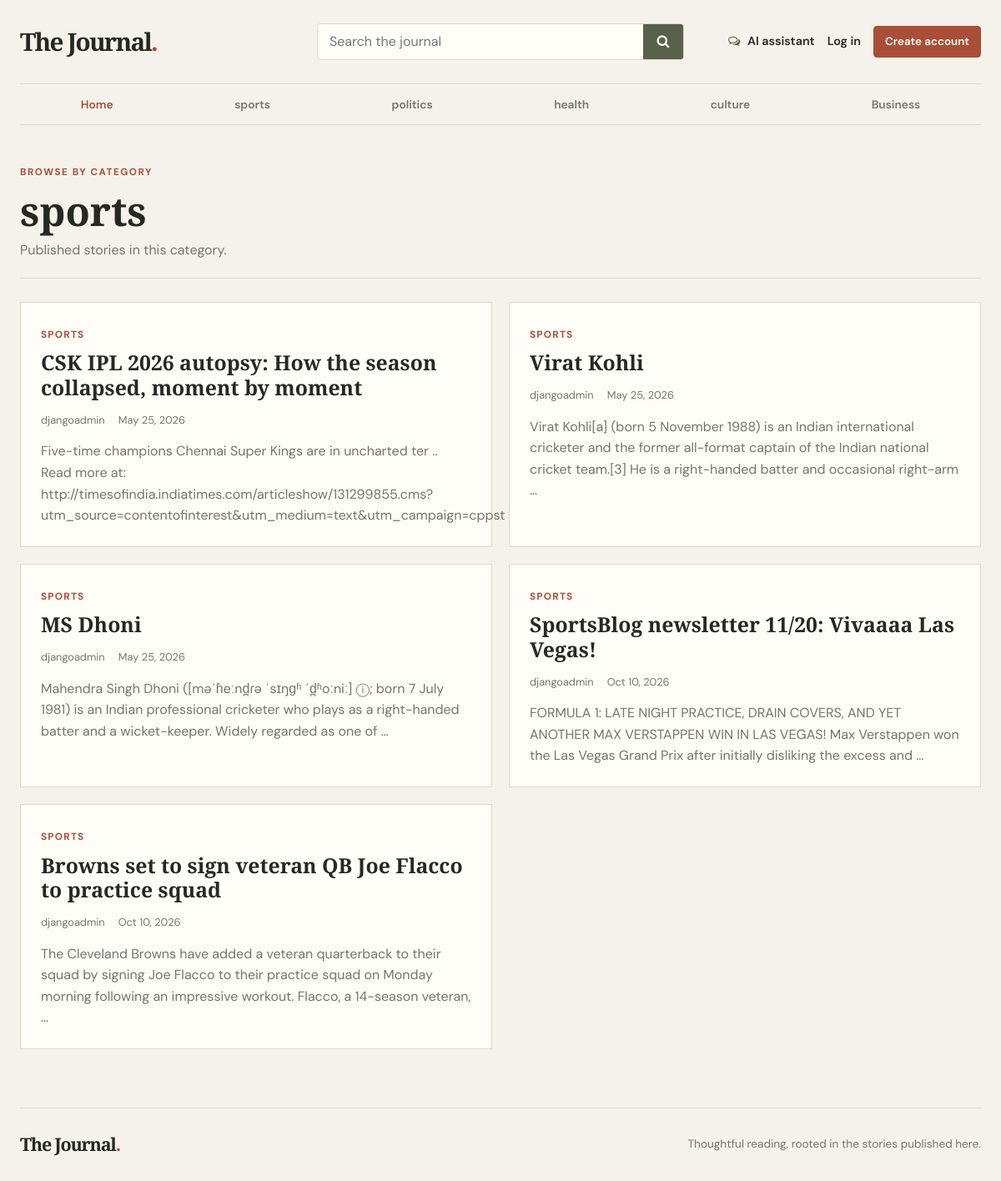
Page /category/1 on the committed database.
### blog/models.py (models this page shows, shortened)
class category(models.Model):
    category_name = models.CharField(max_length=50 , unique=True)
    created_at = models.DateTimeField(auto_now_add=True)
    updated_at = models.DateTimeField(auto_now=True)
    class Meta:
        verbose_name_plural = "calegories"

class Blog(models.Model):
    title = models.CharField(max_length=255)
    slug = models.SlugField(max_length=255, unique=True, blank=True)
    category = models.ForeignKey(category, on_delete=models.CASCADE)
    author = models.ForeignKey(User, on_delete=models.CASCADE)
    featured_image = models.ImageField(upload_to='uploads/%Y/%m/%d', blank=True, null=True)
    short_description = models.TextField(max_length=1000)
    blog_body = models.TextField()
    status = models.CharField(max_length=20, choices=STATUS_CHOICES, default="Draft")
    is_featured = models.BooleanField(default=False)
    ai_summary = models.TextField(blank=True, default="")
    is_ai_generated = models.BooleanField(default=False)
    source_urls = models.TextField(blank=True, default="")
    generation_date = models.DateField(null=True, blank=True)
    created_at = models.DateTimeField(auto_now_add=True)
    updated_at = models.DateTimeField(auto_now=True)

### blog/views.py (the view)
# urls.py: path('<int:category_id>', views.post_by_category, name='post_by_category'),
def post_by_category(request, category_id):
    selected_category = get_object_or_404(category, pk=category_id)
    posts = Blog.objects.filter(status='Published', category=selected_category)
    context = {
        'posts': posts,
        'selected_category': selected_category,
    }
    return render(request, 'post_by_category.html', context)

### blog/context_processors.py (called while the page is built)
def get_categories(request):
    categories = category.objects.all()
    return dict(categories=categories)

### templates/post_by_category.html (shortened to what this page needs)
{% extends 'base.html' %}
{% block content %}
<main>
  <header class="listing-heading">
    <span class="eyebrow">Browse by category</span>
    <h1>{{ selected_category.category_name }}</h1>
    <p>Published stories in this category.</p>
  </header>
  {% if posts %}
  <div class="listing-grid">
    {% for post in posts %}
    <article class="listing-card">
      <span class="category-label">{{ post.category.category_name }}</span>
      <h2><a href="{% url 'blog' post.slug %}">{{ post.title }}</a></h2>
      <div class="story-meta">
        <span>{{ post.author }}</span>
        <span>{{ post.created_at|date:"M j, Y" }}</span>
      </div>
      <p>{{ post.short_description|truncatewords:30 }}</p>
    </article>
    {% endfor %}
  </div>
  {% else %}
  <div class="empty-state">
    <h2>No published articles in this category</h2>
    <p>There are no stories to display here yet.</p>
  </div>
  {% endif %}
</main>
{% endblock %}

### templates/base.html (shortened to what this page needs)
{% load static %}
<!DOCTYPE html>
<html lang="en">
<head>
    <link href="https://getbootstrap.com/docs/4.0/dist/css/bootstrap.min.css" rel="stylesheet">
    <link href="{% static 'css/blog.css' %}" rel="stylesheet">
    <link rel="stylesheet" href="https://cdnjs.cloudflare.com/ajax/libs/font-awesome/4.7.0/css/font-awesome.min.css">
</head>
<body>
    <div class="site-shell">
      <header class="site-header">
        <div class="header-main">
          <a class="blog-header-logo" href="{% url 'home' %}" aria-label="The Journal home">The Journal<span>.</span></a>
          <form class="site-search" action="{% url 'search' %}" method="GET" role="search">
            <input id="site-search-input" type="search" name="keyword" value="{{ keyword|default:'' }}" placeholder="Search the journal">
            <button type="submit" aria-label="Search"><i class="fa fa-search" aria-hidden="true"></i></button>
          </form>
          <nav class="header-actions" aria-label="Account and tools">
            <a class="header-tool" href="{% url 'ai_chat' %}"><i class="fa fa-comments-o" aria-hidden="true"></i> AI assistant</a>
            {% if not user.is_authenticated %}
            <a class="header-account" href="{% url 'login' %}">Log in</a>
            <a class="button button-small" href="{% url 'register' %}">Create account</a>
            {% else %}
            <a class="header-account" href="{% url 'dashboard' %}">Dashboard</a>
            <a class="header-account" href="{% url 'logout' %}">Log out</a>
            {% endif %}
          </nav>
        </div>
        <div class="category-bar">
          <nav class="category-nav" aria-label="Categories">
            <a href="{% url 'home' %}">Home</a>
            {% for i in categories %}
            <a href="{% url 'post_by_category' i.id %}">{{ i.category_name }}</a>
            {% endfor %}
          </nav>
        </div>
      </header>
      {% block content %}{% endblock %}
      <footer class="site-footer">
        <a class="footer-brand" href="{% url 'home' %}">The Journal<span>.</span></a>
        <p>Thoughtful reading, rooted in the stories published here.</p>
      </footer>
    </div>
</body>
</html>

### blog_main/static/css/blog.css (style rules this page uses)
:root { color-scheme: light; --paper: #f5f2eb; --surface: #fffdf8; --surface-muted: #eee9df; --ink: #262923; --muted: #73766d; --line: #ded9ce; --olive: #58624a; --olive-dark: #414a36; --terracotta: #a94f37; --terracotta-dark: #873c29; --serif: "Playfair Display", Georgia, serif; --sans: "DM Sans", Arial, sans-serif; }
* { box-sizing: border-box; }
body { margin: 0; background: var(--paper); color: var(--ink); font-family: var(--sans); font-size: 16px; line-height: 1.6; }
a { color: var(--olive-dark); transition: color .18s ease, background-color .18s ease, border-color .18s ease; }
h1, h2, h3, h4, h5, h6 { color: var(--ink); font-family: var(--serif); font-weight: 600; line-height: 1.2; }
.site-shell { width: min(1200px, calc(100% - 48px)); margin: 0 auto; }
.site-header { margin-bottom: 42px; border-bottom: 1px solid var(--line); }
.header-main { display: grid; grid-template-columns: minmax(190px, 1fr) minmax(220px, 440px) minmax(260px, 1fr); align-items: center; gap: 28px; min-height: 100px; }
.blog-header-logo, .footer-brand { color: var(--ink); font-family: var(--serif); font-size: 1.85rem; font-weight: 700; letter-spacing: -.06em; white-space: nowrap; }
.blog-header-logo span, .footer-brand span { color: var(--terracotta); }
.site-search { display: flex; overflow: hidden; height: 44px; border: 1px solid var(--line); border-radius: 4px; background: var(--surface); }
.site-search input { width: 100%; min-width: 0; padding: 0 14px; border: 0; outline: 0; background: transparent; color: var(--ink); font: inherit; }
.site-search button { width: 48px; flex: 0 0 48px; border: 0; background: var(--olive); color: var(--surface); }
.header-actions { display: flex; align-items: center; justify-content: flex-end; gap: 15px; }
.header-tool, .header-account { color: var(--ink); font-size: .9rem; font-weight: 600; white-space: nowrap; }
.header-tool i { margin-right: 5px; color: var(--olive); }
.button { display: inline-flex; min-height: 42px; align-items: center; justify-content: center; padding: 0 18px; border: 1px solid var(--terracotta); border-radius: 4px; background: var(--terracotta); color: var(--surface); font-size: .9rem; font-weight: 600; white-space: nowrap; }
.button-small { min-height: 38px; padding: 0 13px; font-size: .84rem; }
.category-bar { border-top: 1px solid var(--line); }
.category-nav { display: flex; min-height: 48px; align-items: center; justify-content: space-between; overflow-x: auto; scrollbar-width: thin; }
.category-nav a { flex: 1 0 auto; padding: 12px 18px; color: var(--muted); font-size: .86rem; font-weight: 600; line-height: 24px; text-align: center; white-space: nowrap; }
.category-nav a:first-child { color: var(--terracotta); }
.eyebrow { color: var(--terracotta); font-size: .73rem; font-weight: 700; letter-spacing: .13em; text-transform: uppercase; }
.category-label { color: var(--terracotta); font-size: .74rem; font-weight: 700; letter-spacing: .1em; text-transform: uppercase; }
.story-meta { display: flex; flex-wrap: wrap; gap: 8px 16px; margin: 14px 0; color: var(--muted); font-size: .8rem; }
.listing-heading { margin: 0 0 28px; padding-bottom: 20px; border-bottom: 1px solid var(--line); }
.listing-heading h1 { margin: 6px 0; font-size: clamp(2rem, 5vw, 3rem); }
.listing-heading p { margin: 0; color: var(--muted); }
.listing-grid { display: grid; grid-template-columns: repeat(2, minmax(0, 1fr)); gap: 20px; }
.listing-card { padding: 24px; border: 1px solid var(--line); background: var(--surface); }
.listing-card h2 { margin: 8px 0; font-size: 1.55rem; }
.listing-card h2 a { color: var(--ink); }
.listing-card p { margin: 0; color: var(--muted); }
.site-footer { display: flex; align-items: center; justify-content: space-between; gap: 20px; margin-top: 70px; padding: 26px 0; border-top: 1px solid var(--line); }
.footer-brand { font-size: 1.35rem; }
.site-footer p { margin: 0; color: var(--muted); font-size: .85rem; }

### rows in the picture
category: category_name "sports"
category: category_name "politics"
category: category_name "health"
category: category_name "culture"
category: category_name "Business"
Blog: category.category_name "SPORTS", title "CSK IPL 2026 autopsy: How the season collapsed, moment by moment", author "djangoadmin", created_at "May 25, 2026", short_description "Five-time champions Chennai Super Kings are in uncharted ter .. Read more at: http://timesofindia.indiatimes.com/articleshow/131299855.cms?utm_source=contentofinterest&utm_medium=text&utm_campaign=cppst"
Blog: category.category_name "SPORTS", title "Virat Kohli", author "djangoadmin", created_at "May 25, 2026", short_description "Virat Kohli[a] (born 5 November 1988) is an Indian international cricketer and the former all-format captain of the Indian national cricket team.[3] He is a right-handed batter and occasional right-arm …"
Blog: category.category_name "SPORTS", title "MS Dhoni", author "djangoadmin", created_at "May 25, 2026", short_description "Mahendra Singh Dhoni ([məˈɦeːnd̪ɾə ˈsɪŋɡʱ ˈd̪ʱoːniː] ⓘ; born 7 July 1981) is an Indian professional cricketer who plays as a right-handed batter and a wicket-keeper. Widely regarded as one of …"
Blog: category.category_name "SPORTS", title "SportsBlog newsletter 11/20: Vivaaaa Las Vegas!", author "djangoadmin", created_at "Oct 10, 2026", short_description "FORMULA 1: LATE NIGHT PRACTICE, DRAIN COVERS, AND YET ANOTHER MAX VERSTAPPEN WIN IN LAS VEGAS! Max Verstappen won the Las Vegas Grand Prix after initially disliking the excess and …"
Blog: category.category_name "SPORTS", title "Browns set to sign veteran QB Joe Flacco to practice squad", author "djangoadmin", created_at "Oct 10, 2026", short_description "The Cleveland Browns have added a veteran quarterback to their squad by signing Joe Flacco to their practice squad on Monday morning following an impressive workout. Flacco, a 14-season veteran, …"
